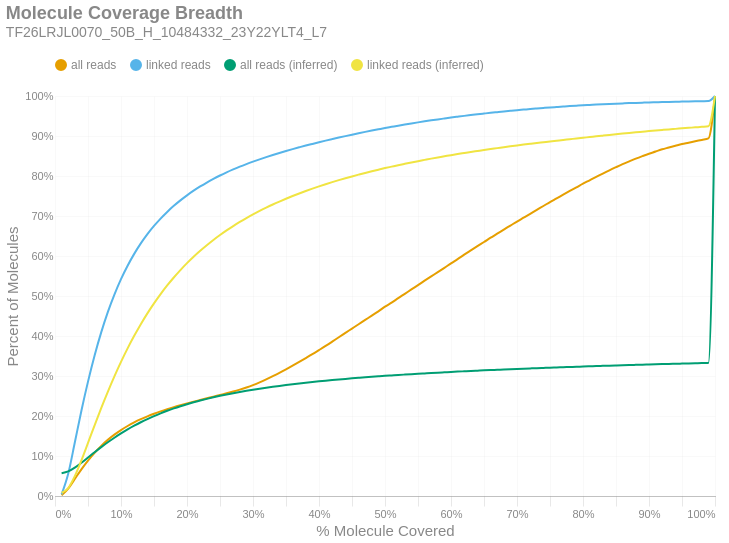

Notebook code cell kept with this figure:
### Markdown cell above
### Molecule Read Coverage
This chart shows molecule coverage breadth as computed by the number of bases aligned to that molecule. In other words, "*how much of each unique long molecule is actually sequenced/aligned?*" Keep in mind there is a distinction between sequences and alignments, since some sequences belonging to a particular molecule may not align well and wouldn't appear in the alignment data. This chart also shows molecule coverage breadth as computed by the *inferred fragment* from which the aligned sequences originate. Unlike read coverage, this calculation takes into account the total insert size, including unsequenced gaps between the forward and reverse reads. Like the previous figures, these are cumulative percents.

### Code cell
if SKIPLR:
    print_html(f"Skipped")
else:
    binned_df = consolidated_hist(valids['coverage_bp'], mask, 0.01, True)
    binned_df_inf = consolidated_hist(valids['coverage_inserts'], mask, 0.01, True)
    binned_df = binned_df.with_columns(pl.lit(binned_df_inf['all reads (cumsum)']).alias('all reads (inferred)'))
    binned_df = binned_df.with_columns(pl.lit(binned_df_inf['linked reads (cumsum)']).alias('linked reads (inferred)'))
    binned_df = binned_df.with_columns(
        (pl.col('bin').cast(pl.Float64) + 0.01).alias('right_edge')
    )

    with SafeRender(binned_df):
        (
            density_plot(binned_df, 'Molecule Coverage Breadth', samplename, 'molcov', ['all reads (inferred)','linked reads (inferred)'])
            .encode(
                #x=alt.X('bin:Q', title="% Molecule Covered").axis(format = '%').scale(padding=0),
                x=alt.X('right_edge:Q', title="% Molecule Covered").axis(format='%').scale(padding=0),
                y=alt.Y('value:Q', title='Percent of Molecules')
                    .axis(format='%')
                    .stack(False)
                    .scale(domainMin=0, padding=0),
                color=alt.Color("key:N").scale(domain = ["all reads", "linked reads", "all reads (inferred)", "linked reads (inferred)"]),
                tooltip = [
                    alt.Tooltip("key:N", title = "Data Type"),
                    alt.Tooltip("range_label:N", title="% Molecule Covered"),
                    alt.Tooltip("value:Q", format = ".2%", title="% Molecules")
                ]
            )
        ).display()

### Figure 1 — Vega-Lite specification as saved in the notebook (floating-point values rounded to 4 significant figures)
{"width": "container", "height": 400, "config": {"title": {"anchor": "start", "dy": -15, "fontSize": 18, "color": "#888888", "subtitleColor": "#888888", "subtitleFontSize": 14}, "arc": {"fill": "#0072B2"}, "axis": {"domainColor": "#888888", "domainWidth": 0.5, "gridWidth": 0.2, "grid": false, "titleFontWeight": 400, "titleFontSize": 15, "labelFontSize": 11, "labelColor": "#888888", "tickColor": "#888888", "tickWidth": 0.2, "titleColor": "#888888"}, "axisBand": {"grid": false}, "axisX": {"grid": true, "tickSize": 10, "domainCap": "round"}, "axisY": {"domain": false, "grid": true, "tickSize": 0, "domainCap": "round"}, "background": "transparent", "header": {"labelFontSize": 15, "labelColor": "#888888", "titleFontSize": 15, "titleFontWeight": 600, "titleColor": "#888888"}, "legend": {"labelFont": "sans-serif", "labelFontSize": 12, "labelColor": "#888888", "symbolSize": 100, "symbolType": "circle", "titleFontSize": 12, "titlePadding": 10, "titleColor": "#888888", "title": null, "orient": "top"}, "range": {"category": ["#E69F00", "#56B4E9", "#009E73", "#F0E442", "#0072B2", "#D55E00", "#CC79A7", "#000000"], "diverging": ["#cfe8f3", "#a2d4ec", "#73bfe2", "#46abdb", "#1696d2", "#12719e"]}, "area": {"fill": "#0072B2", "fillOpacity": 0.7, "line": true, "strokeOpacity": 0.7}, "line": {"color": "#0072B2", "stroke": "#0072B2", "strokeWidth": 2}, "trail": {"color": "#0072B2", "stroke": "#0072B2", "strokeWidth": 0, "size": 1}, "point": {"filled": true, "fillOpacity": 1.0, "size": 95}, "text": {"color": "#888888", "fontSize": 11, "align": "right", "fontWeight": 400, "size": 11}, "bar": {"fill": "#0072B2", "stroke": null}, "view": {"stroke": null, "continuousWidth": 660, "continuousHeight": 400}}, "data": {"name": "data-326fce4048e102965b56772eed38c2f4"}, "mark": {"type": "line", "interpolate": "monotone", "point": {"opacity": 0, "size": 275}}, "encoding": {"color": {"field": "key", "scale": {"domain": ["all reads", "linked reads", "all reads (inferred)", "linked reads (inferred)"]}, "type": "nominal"}, "tooltip": [{"field": "key", "title": "Data Type", "type": "nominal"}, {"field": "range_label", "title": "% Molecule Covered", "type": "nominal"}, {"field": "value", "format": ".2%", "title": "% Molecules", "type": "quantitative"}], "x": {"axis": {"format": "%"}, "field": "right_edge", "scale": {"padding": 0}, "title": "% Molecule Covered", "type": "quantitative"}, "y": {"axis": {"format": "%"}, "field": "value", "scale": {"domainMin": 0, "padding": 0}, "stack": false, "title": "Percent of Molecules", "type": "quantitative"}}, "params": [{"name": "param_c36ac31b6afebe62", "select": {"type": "point", "fields": ["key"]}, "bind": "legend"}], "title": {"text": "Molecule Coverage Breadth", "subtitle": "TF26LRJL0070_50B_H_10484332_23Y22YLT4_L7"}, "transform": [{"fold": ["all reads (cumsum)", "linked reads (cumsum)", "all reads (inferred)", "linked reads (inferred)"]}, {"calculate": "replace(datum.key, ' (cumsum)', '')", "as": "key"}, {"filter": {"param": "param_c36ac31b6afebe62"}}], "usermeta": {"embedOptions": {"downloadFileName": "TF26LRJL0070_50B_H_10484332_23Y22YLT4_L7.molcov"}}, "$schema": "https://vega.github.io/schema/vega-lite/v6.4.1.json", "datasets": {"data-326fce4048e102965b56772eed38c2f4": [{"bin": "0.0", "interval": "0.0-0.01", "all reads": 0.00176, "linked reads": 0.003989, "all reads (cumsum)": 0.00176, "linked reads (cumsum)": 0.003989, "range_label": "0.0-0.01", "all reads (inferred)": 0.05703, "linked reads (inferred)": 0.007982, "right_edge": 0.01}, {"bin": "0.01", "interval": "0.01-0.02", "all reads": 0.01677, "linked reads": 0.05148, "all reads (cumsum)": 0.01853, "linked reads (cumsum)": 0.05547, "range_label": "0.01-0.02", "all reads (inferred)": 0.0614, "linked reads (inferred)": 0.01984, "right_edge": 0.02}, {"bin": "0.02", "interval": "0.02-0.03", "all reads": 0.02419, "linked reads": 0.07818, "all reads (cumsum)": 0.04272, "linked reads (cumsum)": 0.1336, "range_label": "0.02-0.03", "all reads (inferred)": 0.07081, "linked reads (inferred)": 0.04951, "right_edge": 0.03}, {"bin": "0.03", "interval": "0.03-0.04", "all reads": 0.02399, "linked reads": 0.0795, "all reads (cumsum)": 0.0667, "linked reads (cumsum)": 0.2132, "range_label": "0.03-0.04", "all reads (inferred)": 0.08295, "linked reads (inferred)": 0.08915, "right_edge": 0.04}, {"bin": "0.04", "interval": "0.04-0.05", "all reads": 0.0218, "linked reads": 0.07277, "all reads (cumsum)": 0.0885, "linked reads (cumsum)": 0.2859, "range_label": "0.04-0.05", "all reads (inferred)": 0.09612, "linked reads (inferred)": 0.1326, "right_edge": 0.05}, {"bin": "0.05", "interval": "0.05-0.06", "all reads": 0.0195, "linked reads": 0.06534, "all reads (cumsum)": 0.108, "linked reads (cumsum)": 0.3513, "range_label": "0.05-0.06", "all reads (inferred)": 0.1093, "linked reads (inferred)": 0.1768, "right_edge": 0.06}, {"bin": "0.06", "interval": "0.06-0.07", "all reads": 0.01721, "linked reads": 0.05777, "all reads (cumsum)": 0.1252, "linked reads (cumsum)": 0.409, "range_label": "0.06-0.07", "all reads (inferred)": 0.1221, "linked reads (inferred)": 0.2197, "right_edge": 0.07}, {"bin": "0.07", "interval": "0.07-0.08", "all reads": 0.0151, "linked reads": 0.05071, "all reads (cumsum)": 0.1403, "linked reads (cumsum)": 0.4597, "range_label": "0.07-0.08", "all reads (inferred)": 0.1342, "linked reads (inferred)": 0.2604, "right_edge": 0.08}, {"bin": "0.08", "interval": "0.08-0.09", "all reads": 0.01309, "linked reads": 0.0439, "all reads (cumsum)": 0.1534, "linked reads (cumsum)": 0.5036, "range_label": "0.08-0.09", "all reads (inferred)": 0.1457, "linked reads (inferred)": 0.299, "right_edge": 0.09}, {"bin": "0.09", "interval": "0.09-0.1", "all reads": 0.01151, "linked reads": 0.03847, "all reads (cumsum)": 0.1649, "linked reads (cumsum)": 0.5421, "range_label": "0.09-0.1", "all reads (inferred)": 0.1564, "linked reads (inferred)": 0.3352, "right_edge": 0.1}, {"bin": "0.1", "interval": "0.1-0.11", "all reads": 0.0101, "linked reads": 0.03355, "all reads (cumsum)": 0.175, "linked reads (cumsum)": 0.5757, "range_label": "0.1-0.11", "all reads (inferred)": 0.1665, "linked reads (inferred)": 0.369, "right_edge": 0.11}, {"bin": "0.11", "interval": "0.11-0.12", "all reads": 0.00897, "linked reads": 0.02964, "all reads (cumsum)": 0.184, "linked reads (cumsum)": 0.6053, "range_label": "0.11-0.12", "all reads (inferred)": 0.1758, "linked reads (inferred)": 0.4004, "right_edge": 0.12}, {"bin": "0.12", "interval": "0.12-0.13", "all reads": 0.007998, "linked reads": 0.0262, "all reads (cumsum)": 0.192, "linked reads (cumsum)": 0.6315, "range_label": "0.12-0.13", "all reads (inferred)": 0.1844, "linked reads (inferred)": 0.4296, "right_edge": 0.13}, {"bin": "0.13", "interval": "0.13-0.14", "all reads": 0.007156, "linked reads": 0.02309, "all reads (cumsum)": 0.1991, "linked reads (cumsum)": 0.6546, "range_label": "0.13-0.14", "all reads (inferred)": 0.1924, "linked reads (inferred)": 0.4566, "right_edge": 0.14}, {"bin": "0.14", "interval": "0.14-0.15", "all reads": 0.006473, "linked reads": 0.02051, "all reads (cumsum)": 0.2056, "linked reads (cumsum)": 0.6751, "range_label": "0.14-0.15", "all reads (inferred)": 0.1998, "linked reads (inferred)": 0.4817, "right_edge": 0.15}, {"bin": "0.15", "interval": "0.15-0.16", "all reads": 0.005937, "linked reads": 0.01843, "all reads (cumsum)": 0.2115, "linked reads (cumsum)": 0.6935, "range_label": "0.15-0.16", "all reads (inferred)": 0.2067, "linked reads (inferred)": 0.5048, "right_edge": 0.16}, {"bin": "0.16", "interval": "0.16-0.17", "all reads": 0.005503, "linked reads": 0.01672, "all reads (cumsum)": 0.217, "linked reads (cumsum)": 0.7102, "range_label": "0.16-0.17", "all reads (inferred)": 0.2131, "linked reads (inferred)": 0.5263, "right_edge": 0.17}, {"bin": "0.17", "interval": "0.17-0.18", "all reads": 0.005152, "linked reads": 0.01521, "all reads (cumsum)": 0.2222, "linked reads (cumsum)": 0.7254, "range_label": "0.17-0.18", "all reads (inferred)": 0.2189, "linked reads (inferred)": 0.5462, "right_edge": 0.18}, {"bin": "0.18", "interval": "0.18-0.19", "all reads": 0.004782, "linked reads": 0.01364, "all reads (cumsum)": 0.227, "linked reads (cumsum)": 0.7391, "range_label": "0.18-0.19", "all reads (inferred)": 0.2244, "linked reads (inferred)": 0.5647, "right_edge": 0.19}, {"bin": "0.19", "interval": "0.19-0.2", "all reads": 0.004573, "linked reads": 0.01261, "all reads (cumsum)": 0.2315, "linked reads (cumsum)": 0.7517, "range_label": "0.19-0.2", "all reads (inferred)": 0.2296, "linked reads (inferred)": 0.5821, "right_edge": 0.2}, {"bin": "0.2", "interval": "0.2-0.21", "all reads": 0.004341, "linked reads": 0.01157, "all reads (cumsum)": 0.2359, "linked reads (cumsum)": 0.7633, "range_label": "0.2-0.21", "all reads (inferred)": 0.2343, "linked reads (inferred)": 0.5982, "right_edge": 0.21}, {"bin": "0.21", "interval": "0.21-0.22", "all reads": 0.004187, "linked reads": 0.0106, "all reads (cumsum)": 0.2401, "linked reads (cumsum)": 0.7739, "range_label": "0.21-0.22", "all reads (inferred)": 0.2387, "linked reads (inferred)": 0.613, "right_edge": 0.22}, {"bin": "0.22", "interval": "0.22-0.23", "all reads": 0.004149, "linked reads": 0.00984, "all reads (cumsum)": 0.2442, "linked reads (cumsum)": 0.7837, "range_label": "0.22-0.23", "all reads (inferred)": 0.2429, "linked reads (inferred)": 0.627, "right_edge": 0.23}, {"bin": "0.23", "interval": "0.23-0.24", "all reads": 0.004125, "linked reads": 0.00902, "all reads (cumsum)": 0.2483, "linked reads (cumsum)": 0.7927, "range_label": "0.23-0.24", "all reads (inferred)": 0.2468, "linked reads (inferred)": 0.6401, "right_edge": 0.24}, {"bin": "0.24", "interval": "0.24-0.25", "all reads": 0.004162, "linked reads": 0.008513, "all reads (cumsum)": 0.2525, "linked reads (cumsum)": 0.8012, "range_label": "0.24-0.25", "all reads (inferred)": 0.2504, "linked reads (inferred)": 0.6523, "right_edge": 0.25}, {"bin": "0.25", "interval": "0.25-0.26", "all reads": 0.004134, "linked reads": 0.007838, "all reads (cumsum)": 0.2566, "linked reads (cumsum)": 0.8091, "range_label": "0.25-0.26", "all reads (inferred)": 0.2538, "linked reads (inferred)": 0.6639, "right_edge": 0.26}, {"bin": "0.26", "interval": "0.26-0.27", "all reads": 0.004397, "linked reads": 0.007313, "all reads (cumsum)": 0.261, "linked reads (cumsum)": 0.8164, "range_label": "0.26-0.27", "all reads (inferred)": 0.2571, "linked reads (inferred)": 0.6748, "right_edge": 0.27}, {"bin": "0.27", "interval": "0.27-0.28", "all reads": 0.004879, "linked reads": 0.006996, "all reads (cumsum)": 0.2659, "linked reads (cumsum)": 0.8234, "range_label": "0.27-0.28", "all reads (inferred)": 0.2601, "linked reads (inferred)": 0.6851, "right_edge": 0.28}, {"bin": "0.28", "interval": "0.28-0.29", "all reads": 0.005332, "linked reads": 0.00643, "all reads (cumsum)": 0.2713, "linked reads (cumsum)": 0.8298, "range_label": "0.28-0.29", "all reads (inferred)": 0.263, "linked reads (inferred)": 0.6948, "right_edge": 0.29}, {"bin": "0.29", "interval": "0.29-0.3", "all reads": 0.006013, "linked reads": 0.006071, "all reads (cumsum)": 0.2773, "linked reads (cumsum)": 0.8359, "range_label": "0.29-0.3", "all reads (inferred)": 0.2657, "linked reads (inferred)": 0.7039, "right_edge": 0.3}, {"bin": "0.3", "interval": "0.3-0.31", "all reads": 0.0068, "linked reads": 0.005797, "all reads (cumsum)": 0.2841, "linked reads (cumsum)": 0.8417, "range_label": "0.3-0.31", "all reads (inferred)": 0.2683, "linked reads (inferred)": 0.7126, "right_edge": 0.31}, {"bin": "0.31", "interval": "0.31-0.32", "all reads": 0.007586, "linked reads": 0.00556, "all reads (cumsum)": 0.2917, "linked reads (cumsum)": 0.8472, "range_label": "0.31-0.32", "all reads (inferred)": 0.2708, "linked reads (inferred)": 0.7209, "right_edge": 0.32}, {"bin": "0.32", "interval": "0.32-0.33", "all reads": 0.008071, "linked reads": 0.005308, "all reads (cumsum)": 0.2997, "linked reads (cumsum)": 0.8525, "range_label": "0.32-0.33", "all reads (inferred)": 0.2731, "linked reads (inferred)": 0.7287, "right_edge": 0.33}, {"bin": "0.33", "interval": "0.33-0.34", "all reads": 0.008286, "linked reads": 0.005136, "all reads (cumsum)": 0.308, "linked reads (cumsum)": 0.8577, "range_label": "0.33-0.34", "all reads (inferred)": 0.2753, "linked reads (inferred)": 0.7361, "right_edge": 0.34}, {"bin": "0.34", "interval": "0.34-0.35", "all reads": 0.008692, "linked reads": 0.004852, "all reads (cumsum)": 0.3167, "linked reads (cumsum)": 0.8625, "range_label": "0.34-0.35", "all reads (inferred)": 0.2774, "linked reads (inferred)": 0.7432, "right_edge": 0.35}, {"bin": "0.35", "interval": "0.35-0.36", "all reads": 0.00907, "linked reads": 0.004628, "all reads (cumsum)": 0.3258, "linked reads (cumsum)": 0.8672, "range_label": "0.35-0.36", "all reads (inferred)": 0.2794, "linked reads (inferred)": 0.7499, "right_edge": 0.36}, {"bin": "0.36", "interval": "0.36-0.37", "all reads": 0.009366, "linked reads": 0.004489, "all reads (cumsum)": 0.3351, "linked reads (cumsum)": 0.8717, "range_label": "0.36-0.37", "all reads (inferred)": 0.2813, "linked reads (inferred)": 0.7564, "right_edge": 0.37}, {"bin": "0.37", "interval": "0.37-0.38", "all reads": 0.009573, "linked reads": 0.004396, "all reads (cumsum)": 0.3447, "linked reads (cumsum)": 0.8761, "range_label": "0.37-0.38", "all reads (inferred)": 0.2832, "linked reads (inferred)": 0.7626, "right_edge": 0.38}, {"bin": "0.38", "interval": "0.38-0.39", "all reads": 0.00974, "linked reads": 0.004172, "all reads (cumsum)": 0.3544, "linked reads (cumsum)": 0.8802, "range_label": "0.38-0.39", "all reads (inferred)": 0.285, "linked reads (inferred)": 0.7684, "right_edge": 0.39}, {"bin": "0.39", "interval": "0.39-0.4", "all reads": 0.01024, "linked reads": 0.004119, "all reads (cumsum)": 0.3647, "linked reads (cumsum)": 0.8843, "range_label": "0.39-0.4", "all reads (inferred)": 0.2866, "linked reads (inferred)": 0.774, "right_edge": 0.4}, {"bin": "0.4", "interval": "0.4-0.41", "all reads": 0.0104, "linked reads": 0.00403, "all reads (cumsum)": 0.3751, "linked reads (cumsum)": 0.8884, "range_label": "0.4-0.41", "all reads (inferred)": 0.2882, "linked reads (inferred)": 0.7794, "right_edge": 0.41}, {"bin": "0.41", "interval": "0.41-0.42", "all reads": 0.01083, "linked reads": 0.003879, "all reads (cumsum)": 0.3859, "linked reads (cumsum)": 0.8922, "range_label": "0.41-0.42", "all reads (inferred)": 0.2898, "linked reads (inferred)": 0.7846, "right_edge": 0.42}, {"bin": "0.42", "interval": "0.42-0.43", "all reads": 0.01101, "linked reads": 0.003814, "all reads (cumsum)": 0.3969, "linked reads (cumsum)": 0.8961, "range_label": "0.42-0.43", "all reads (inferred)": 0.2913, "linked reads (inferred)": 0.7896, "right_edge": 0.43}, {"bin": "0.43", "interval": "0.43-0.44", "all reads": 0.0108, "linked reads": 0.003674, "all reads (cumsum)": 0.4077, "linked reads (cumsum)": 0.8997, "range_label": "0.43-0.44", "all reads (inferred)": 0.2927, "linked reads (inferred)": 0.7943, "right_edge": 0.44}, {"bin": "0.44", "interval": "0.44-0.45", "all reads": 0.01085, "linked reads": 0.003604, "all reads (cumsum)": 0.4186, "linked reads (cumsum)": 0.9033, "range_label": "0.44-0.45", "all reads (inferred)": 0.2941, "linked reads (inferred)": 0.7989, "right_edge": 0.45}, {"bin": "0.45", "interval": "0.45-0.46", "all reads": 0.01084, "linked reads": 0.003548, "all reads (cumsum)": 0.4294, "linked reads (cumsum)": 0.9069, "range_label": "0.45-0.46", "all reads (inferred)": 0.2954, "linked reads (inferred)": 0.8034, "right_edge": 0.46}, {"bin": "0.46", "interval": "0.46-0.47", "all reads": 0.01071, "linked reads": 0.003373, "all reads (cumsum)": 0.4401, "linked reads (cumsum)": 0.9103, "range_label": "0.46-0.47", "all reads (inferred)": 0.2967, "linked reads (inferred)": 0.8077, "right_edge": 0.47}, {"bin": "0.47", "interval": "0.47-0.48", "all reads": 0.01087, "linked reads": 0.003283, "all reads (cumsum)": 0.451, "linked reads (cumsum)": 0.9135, "range_label": "0.47-0.48", "all reads (inferred)": 0.298, "linked reads (inferred)": 0.8119, "right_edge": 0.48}, {"bin": "0.48", "interval": "0.48-0.49", "all reads": 0.01058, "linked reads": 0.003204, "all reads (cumsum)": 0.4616, "linked reads (cumsum)": 0.9167, "range_label": "0.48-0.49", "all reads (inferred)": 0.2992, "linked reads (inferred)": 0.8159, "right_edge": 0.49}, {"bin": "0.49", "interval": "0.49-0.5", "all reads": 0.01173, "linked reads": 0.003185, "all reads (cumsum)": 0.4733, "linked reads (cumsum)": 0.9199, "range_label": "0.49-0.5", "all reads (inferred)": 0.3003, "linked reads (inferred)": 0.8198, "right_edge": 0.5}, {"bin": "0.5", "interval": "0.5-0.51", "all reads": 0.01008, "linked reads": 0.002924, "all reads (cumsum)": 0.4834, "linked reads (cumsum)": 0.9229, "range_label": "0.5-0.51", "all reads (inferred)": 0.3014, "linked reads (inferred)": 0.8234, "right_edge": 0.51}, {"bin": "0.51", "interval": "0.51-0.52", "all reads": 0.01125, "linked reads": 0.002932, "all reads (cumsum)": 0.4946, "linked reads (cumsum)": 0.9258, "range_label": "0.51-0.52", "all reads (inferred)": 0.3025, "linked reads (inferred)": 0.8271, "right_edge": 0.52}, {"bin": "0.52", "interval": "0.52-0.53", "all reads": 0.01081, "linked reads": 0.002823, "all reads (cumsum)": 0.5055, "linked reads (cumsum)": 0.9286, "range_label": "0.52-0.53", "all reads (inferred)": 0.3036, "linked reads (inferred)": 0.8305, "right_edge": 0.53}, {"bin": "0.53", "interval": "0.53-0.54", "all reads": 0.011, "linked reads": 0.00276, "all reads (cumsum)": 0.5165, "linked reads (cumsum)": 0.9314, "range_label": "0.53-0.54", "all reads (inferred)": 0.3046, "linked reads (inferred)": 0.8338, "right_edge": 0.54}, {"bin": "0.54", "interval": "0.54-0.55", "all reads": 0.01076, "linked reads": 0.002704, "all reads (cumsum)": 0.5272, "linked reads (cumsum)": 0.9341, "range_label": "0.54-0.55", "all reads (inferred)": 0.3056, "linked reads (inferred)": 0.8371, "right_edge": 0.55}, {"bin": "0.55", "interval": "0.55-0.56", "all reads": 0.01104, "linked reads": 0.002598, "all reads (cumsum)": 0.5383, "linked reads (cumsum)": 0.9367, "range_label": "0.55-0.56", "all reads (inferred)": 0.3065, "linked reads (inferred)": 0.8403, "right_edge": 0.56}, {"bin": "0.56", "interval": "0.56-0.57", "all reads": 0.01081, "linked reads": 0.00249, "all reads (cumsum)": 0.5491, "linked reads (cumsum)": 0.9392, "range_label": "0.56-0.57", "all reads (inferred)": 0.3075, "linked reads (inferred)": 0.8434, "right_edge": 0.57}, {"bin": "0.57", "interval": "0.57-0.58", "all reads": 0.01057, "linked reads": 0.002359, "all reads (cumsum)": 0.5596, "linked reads (cumsum)": 0.9415, "range_label": "0.57-0.58", "all reads (inferred)": 0.3084, "linked reads (inferred)": 0.8464, "right_edge": 0.58}, {"bin": "0.58", "interval": "0.58-0.59", "all reads": 0.0108, "linked reads": 0.002291, "all reads (cumsum)": 0.5704, "linked reads (cumsum)": 0.9438, "range_label": "0.58-0.59", "all reads (inferred)": 0.3093, "linked reads (inferred)": 0.8492, "right_edge": 0.59}, {"bin": "0.59", "interval": "0.59-0.6", "all reads": 0.01107, "linked reads": 0.002272, "all reads (cumsum)": 0.5815, "linked reads (cumsum)": 0.9461, "range_label": "0.59-0.6", "all reads (inferred)": 0.3101, "linked reads (inferred)": 0.8521, "right_edge": 0.6}, {"bin": "0.6", "interval": "0.6-0.61", "all reads": 0.01065, "linked reads": 0.002142, "all reads (cumsum)": 0.5922, "linked reads (cumsum)": 0.9482, "range_label": "0.6-0.61", "all reads (inferred)": 0.311, "linked reads (inferred)": 0.8548, "right_edge": 0.61}, {"bin": "0.61", "interval": "0.61-0.62", "all reads": 0.01111, "linked reads": 0.002099, "all reads (cumsum)": 0.6033, "linked reads (cumsum)": 0.9503, "range_label": "0.61-0.62", "all reads (inferred)": 0.3118, "linked reads (inferred)": 0.8574, "right_edge": 0.62}, {"bin": "0.62", "interval": "0.62-0.63", "all reads": 0.01069, "linked reads": 0.001968, "all reads (cumsum)": 0.614, "linked reads (cumsum)": 0.9523, "range_label": "0.62-0.63", "all reads (inferred)": 0.3126, "linked reads (inferred)": 0.86, "right_edge": 0.63}, {"bin": "0.63", "interval": "0.63-0.64", "all reads": 0.01064, "linked reads": 0.001961, "all reads (cumsum)": 0.6246, "linked reads (cumsum)": 0.9543, "range_label": "0.63-0.64", "all reads (inferred)": 0.3133, "linked reads (inferred)": 0.8625, "right_edge": 0.64}, {"bin": "0.64", "interval": "0.64-0.65", "all reads": 0.01039, "linked reads": 0.001863, "all reads (cumsum)": 0.635, "linked reads (cumsum)": 0.9561, "range_label": "0.64-0.65", "all reads (inferred)": 0.3141, "linked reads (inferred)": 0.865, "right_edge": 0.65}, {"bin": "0.65", "interval": "0.65-0.66", "all reads": 0.01071, "linked reads": 0.001834, "all reads (cumsum)": 0.6457, "linked reads (cumsum)": 0.958, "range_label": "0.65-0.66", "all reads (inferred)": 0.3149, "linked reads (inferred)": 0.8674, "right_edge": 0.66}, {"bin": "0.66", "interval": "0.66-0.67", "all reads": 0.0101, "linked reads": 0.001704, "all reads (cumsum)": 0.6558, "linked reads (cumsum)": 0.9597, "range_label": "0.66-0.67", "all reads (inferred)": 0.3156, "linked reads (inferred)": 0.8697, "right_edge": 0.67}, {"bin": "0.67", "interval": "0.67-0.68", "all reads": 0.01025, "linked reads": 0.001685, "all reads (cumsum)": 0.6661, "linked reads (cumsum)": 0.9613, "range_label": "0.67-0.68", "all reads (inferred)": 0.3163, "linked reads (inferred)": 0.872, "right_edge": 0.68}, {"bin": "0.68", "interval": "0.68-0.69", "all reads": 0.01001, "linked reads": 0.001628, "all reads (cumsum)": 0.6761, "linked reads (cumsum)": 0.963, "range_label": "0.68-0.69", "all reads (inferred)": 0.317, "linked reads (inferred)": 0.8742, "right_edge": 0.69}, {"bin": "0.69", "interval": "0.69-0.7", "all reads": 0.01009, "linked reads": 0.001575, "all reads (cumsum)": 0.6862, "linked reads (cumsum)": 0.9645, "range_label": "0.69-0.7", "all reads (inferred)": 0.3177, "linked reads (inferred)": 0.8764, "right_edge": 0.7}, {"bin": "0.7", "interval": "0.7-0.71", "all reads": 0.0097, "linked reads": 0.001435, "all reads (cumsum)": 0.6959, "linked reads (cumsum)": 0.966, "range_label": "0.7-0.71", "all reads (inferred)": 0.3183, "linked reads (inferred)": 0.8785, "right_edge": 0.71}, {"bin": "0.71", "interval": "0.71-0.72", "all reads": 0.00973, "linked reads": 0.001451, "all reads (cumsum)": 0.7056, "linked reads (cumsum)": 0.9674, "range_label": "0.71-0.72", "all reads (inferred)": 0.319, "linked reads (inferred)": 0.8806, "right_edge": 0.72}, {"bin": "0.72", "interval": "0.72-0.73", "all reads": 0.009855, "linked reads": 0.001332, "all reads (cumsum)": 0.7154, "linked reads (cumsum)": 0.9688, "range_label": "0.72-0.73", "all reads (inferred)": 0.3196, "linked reads (inferred)": 0.8826, "right_edge": 0.73}, {"bin": "0.73", "interval": "0.73-0.74", "all reads": 0.009546, "linked reads": 0.001296, "all reads (cumsum)": 0.725, "linked reads (cumsum)": 0.9701, "range_label": "0.73-0.74", "all reads (inferred)": 0.3202, "linked reads (inferred)": 0.8845, "right_edge": 0.74}, {"bin": "0.74", "interval": "0.74-0.75", "all reads": 0.00989, "linked reads": 0.001265, "all reads (cumsum)": 0.7349, "linked reads (cumsum)": 0.9713, "range_label": "0.74-0.75", "all reads (inferred)": 0.3208, "linked reads (inferred)": 0.8864, "right_edge": 0.75}, {"bin": "0.75", "interval": "0.75-0.76", "all reads": 0.00917, "linked reads": 0.001139, "all reads (cumsum)": 0.744, "linked reads (cumsum)": 0.9725, "range_label": "0.75-0.76", "all reads (inferred)": 0.3214, "linked reads (inferred)": 0.8883, "right_edge": 0.76}, {"bin": "0.76", "interval": "0.76-0.77", "all reads": 0.009303, "linked reads": 0.001131, "all reads (cumsum)": 0.7533, "linked reads (cumsum)": 0.9736, "range_label": "0.76-0.77", "all reads (inferred)": 0.322, "linked reads (inferred)": 0.8902, "right_edge": 0.77}, {"bin": "0.77", "interval": "0.77-0.78", "all reads": 0.009155, "linked reads": 0.001113, "all reads (cumsum)": 0.7625, "linked reads (cumsum)": 0.9747, "range_label": "0.77-0.78", "all reads (inferred)": 0.3226, "linked reads (inferred)": 0.892, "right_edge": 0.78}, {"bin": "0.78", "interval": "0.78-0.79", "all reads": 0.009009, "linked reads": 0.001041, "all reads (cumsum)": 0.7715, "linked reads (cumsum)": 0.9758, "range_label": "0.78-0.79", "all reads (inferred)": 0.3231, "linked reads (inferred)": 0.8938, "right_edge": 0.79}, {"bin": "0.79", "interval": "0.79-0.8", "all reads": 0.009337, "linked reads": 0.001011, "all reads (cumsum)": 0.7808, "linked reads (cumsum)": 0.9768, "range_label": "0.79-0.8", "all reads (inferred)": 0.3237, "linked reads (inferred)": 0.8956, "right_edge": 0.8}, {"bin": "0.8", "interval": "0.8-0.81", "all reads": 0.008426, "linked reads": 0.0008866, "all reads (cumsum)": 0.7893, "linked reads (cumsum)": 0.9776, "range_label": "0.8-0.81", "all reads (inferred)": 0.3242, "linked reads (inferred)": 0.8974, "right_edge": 0.81}, {"bin": "0.81", "interval": "0.81-0.82", "all reads": 0.008432, "linked reads": 0.0009105, "all reads (cumsum)": 0.7977, "linked reads (cumsum)": 0.9786, "range_label": "0.81-0.82", "all reads (inferred)": 0.3248, "linked reads (inferred)": 0.8992, "right_edge": 0.82}, {"bin": "0.82", "interval": "0.82-0.83", "all reads": 0.008463, "linked reads": 0.0008434, "all reads (cumsum)": 0.8062, "linked reads (cumsum)": 0.9794, "range_label": "0.82-0.83", "all reads (inferred)": 0.3254, "linked reads (inferred)": 0.9009, "right_edge": 0.83}, {"bin": "0.83", "interval": "0.83-0.84", "all reads": 0.008112, "linked reads": 0.0007517, "all reads (cumsum)": 0.8143, "linked reads (cumsum)": 0.9802, "range_label": "0.83-0.84", "all reads (inferred)": 0.3259, "linked reads (inferred)": 0.9027, "right_edge": 0.84}, {"bin": "0.84", "interval": "0.84-0.85", "all reads": 0.007706, "linked reads": 0.0007085, "all reads (cumsum)": 0.822, "linked reads (cumsum)": 0.9809, "range_label": "0.84-0.85", "all reads (inferred)": 0.3264, "linked reads (inferred)": 0.9044, "right_edge": 0.85}, {"bin": "0.85", "interval": "0.85-0.86", "all reads": 0.007499, "linked reads": 0.0006885, "all reads (cumsum)": 0.8295, "linked reads (cumsum)": 0.9816, "range_label": "0.85-0.86", "all reads (inferred)": 0.3269, "linked reads (inferred)": 0.906, "right_edge": 0.86}, {"bin": "0.86", "interval": "0.86-0.87", "all reads": 0.007028, "linked reads": 0.0006706, "all reads (cumsum)": 0.8365, "linked reads (cumsum)": 0.9822, "range_label": "0.86-0.87", "all reads (inferred)": 0.3275, "linked reads (inferred)": 0.9077, "right_edge": 0.87}, {"bin": "0.87", "interval": "0.87-0.88", "all reads": 0.006827, "linked reads": 0.0005706, "all reads (cumsum)": 0.8433, "linked reads (cumsum)": 0.9828, "range_label": "0.87-0.88", "all reads (inferred)": 0.3279, "linked reads (inferred)": 0.9093, "right_edge": 0.88}, {"bin": "0.88", "interval": "0.88-0.89", "all reads": 0.006358, "linked reads": 0.0005546, "all reads (cumsum)": 0.8497, "linked reads (cumsum)": 0.9833, "range_label": "0.88-0.89", "all reads (inferred)": 0.3284, "linked reads (inferred)": 0.9108, "right_edge": 0.89}, {"bin": "0.89", "interval": "0.89-0.9", "all reads": 0.006048, "linked reads": 0.0005254, "all reads (cumsum)": 0.8557, "linked reads (cumsum)": 0.9839, "range_label": "0.89-0.9", "all reads (inferred)": 0.3289, "linked reads (inferred)": 0.9123, "right_edge": 0.9}, {"bin": "0.9", "interval": "0.9-0.91", "all reads": 0.005377, "linked reads": 0.0004606, "all reads (cumsum)": 0.8611, "linked reads (cumsum)": 0.9843, "range_label": "0.9-0.91", "all reads (inferred)": 0.3293, "linked reads (inferred)": 0.9137, "right_edge": 0.91}, {"bin": "0.91", "interval": "0.91-0.92", "all reads": 0.005597, "linked reads": 0.0004818, "all reads (cumsum)": 0.8667, "linked reads (cumsum)": 0.9848, "range_label": "0.91-0.92", "all reads (inferred)": 0.3298, "linked reads (inferred)": 0.9152, "right_edge": 0.92}, {"bin": "0.92", "interval": "0.92-0.93", "all reads": 0.004394, "linked reads": 0.0004074, "all reads (cumsum)": 0.8711, "linked reads (cumsum)": 0.9852, "range_label": "0.92-0.93", "all reads (inferred)": 0.3302, "linked reads (inferred)": 0.9165, "right_edge": 0.93}, {"bin": "0.93", "interval": "0.93-0.94", "all reads": 0.004441, "linked reads": 0.0003935, "all reads (cumsum)": 0.8756, "linked reads (cumsum)": 0.9856, "range_label": "0.93-0.94", "all reads (inferred)": 0.3306, "linked reads (inferred)": 0.9178, "right_edge": 0.94}, {"bin": "0.94", "interval": "0.94-0.95", "all reads": 0.004347, "linked reads": 0.0003729, "all reads (cumsum)": 0.8799, "linked reads (cumsum)": 0.986, "range_label": "0.94-0.95", "all reads (inferred)": 0.331, "linked reads (inferred)": 0.9191, "right_edge": 0.95}, {"bin": "0.95", "interval": "0.95-0.96", "all reads": 0.003346, "linked reads": 0.0003566, "all reads (cumsum)": 0.8832, "linked reads (cumsum)": 0.9863, "range_label": "0.95-0.96", "all reads (inferred)": 0.3314, "linked reads (inferred)": 0.9204, "right_edge": 0.96}, {"bin": "0.96", "interval": "0.96-0.97", "all reads": 0.003618, "linked reads": 0.0003051, "all reads (cumsum)": 0.8869, "linked reads (cumsum)": 0.9866, "range_label": "0.96-0.97", "all reads (inferred)": 0.3318, "linked reads (inferred)": 0.9217, "right_edge": 0.97}, {"bin": "0.97", "interval": "0.97-0.98", "all reads": 0.003392, "linked reads": 0.0002848, "all reads (cumsum)": 0.8903, "linked reads (cumsum)": 0.9869, "range_label": "0.97-0.98", "all reads (inferred)": 0.3322, "linked reads (inferred)": 0.9229, "right_edge": 0.98}, {"bin": "0.98", "interval": "0.98-0.99", "all reads": 0.003599, "linked reads": 0.0002785, "all reads (cumsum)": 0.8939, "linked reads (cumsum)": 0.9872, "range_label": "0.98-0.99", "all reads (inferred)": 0.3327, "linked reads (inferred)": 0.9243, "right_edge": 0.99}, {"bin": "0.99", "interval": "0.99-1.0", "all reads": 0.1061, "linked reads": 0.01279, "all reads (cumsum)": 1.0, "linked reads (cumsum)": 1.0, "range_label": "0.99-1.0", "all reads (inferred)": 1.0, "linked reads (inferred)": 1.0, "right_edge": 1.0}]}}
